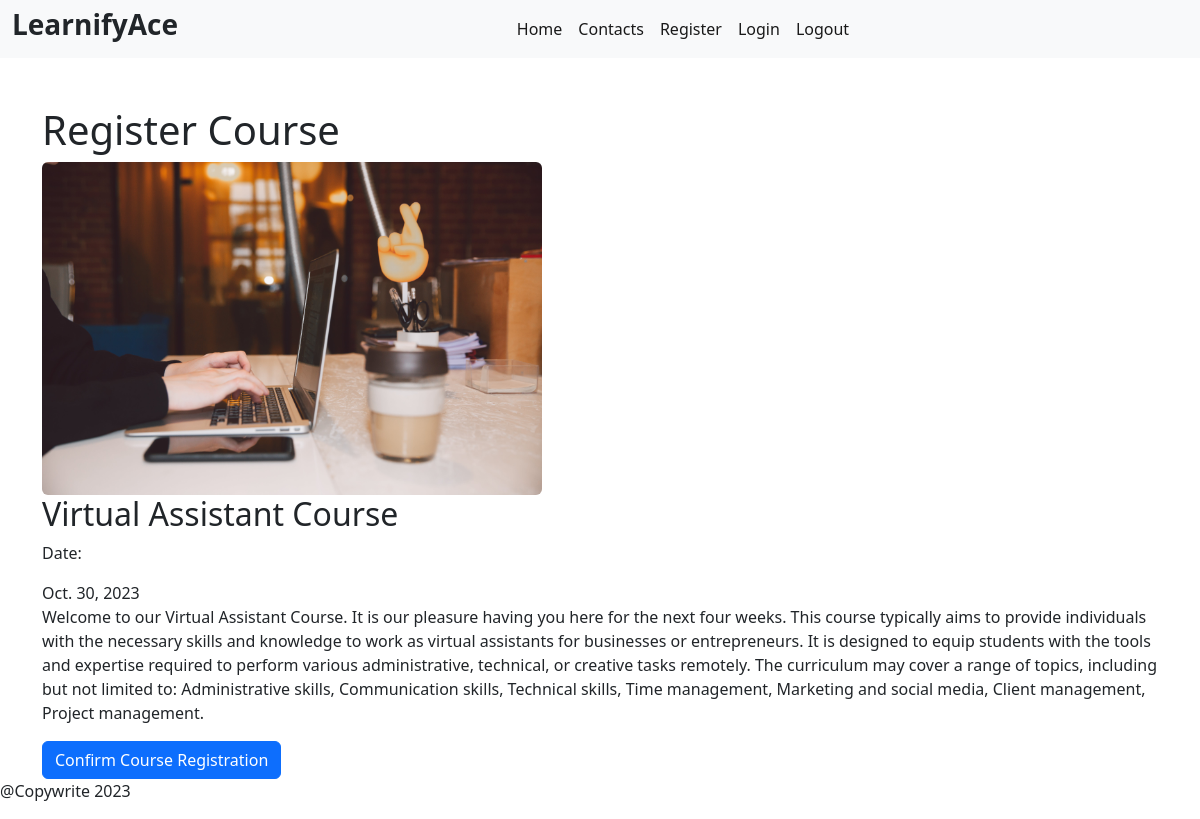
The page /course-register/1 (signed in) on the database its author committed.
### LearnifyAce/models.py (models this page shows, shortened)
class Course(models.Model):
    name = models.CharField(max_length=100)
    startDate = models.DateField()
    image = models.ImageField(upload_to="image")
    description = models.TextField(blank=True, null=True)
    price = models.DecimalField(max_digits=10, decimal_places=2)
    instructor = models.ForeignKey(User, on_delete=models.CASCADE)
    endDate = models.DateField()
    class Meta:
        verbose_name = "Course"
        verbose_name_plural = "Courses"

### LearnifyAce/views.py (the view, shortened to what this page needs)
# urls.py: path('course-register/<int:pk>', views.register_course, name='course-register'),
@login_required
def register_course(request, pk):
    course = Course.objects.get(pk=pk)
    context = {
        "course": course,
    }
    return render(request, "register_course.html", context)

### templates/register_course.html (shortened to what this page needs)
{% extends "layout.html" %}
{% block Home %}
<section>
    <div class="container mt-5">
        <div class="row">
            <div>
                <h1>Register Course</h1>
            <div>
                <img class="rounded img-fluid" src="{{ course.image.url }}" width="500">
                <h2>{{ course.name }}</h2>
                <p>Date: </p><span>{{ course.startDate }}</span>
                <p>{{ course.description }}</p>
            </div>
            <div>
                <form action="{% url 'course-register' course.pk %}" method="POST">
                    <button class="btn btn-primary" type="submit">Confirm Course Registration</button>
                </form>
            </div>
            </div>
        </div>
    </div>
</section>
{% endblock %}

### rows shown on the page
Course: image (picture), name "Virtual Assistant Course", startDate "Oct. 30, 2023", description "Welcome to our Virtual Assistant Course. It is our pleasure having you here for the next four weeks. This course typically aims to provide individuals with the necessary skills and knowledge to work as virtual assistants for businesses or entrepreneurs. It is designed to equip students with the tools and expertise required to perform various administrative, technical, or creative tasks remotely. The curriculum may cover a range of topics, including but not limited to: Administrative skills, Communication skills, Technical skills, Time management, Marketing and social media, Client management, Project management."
